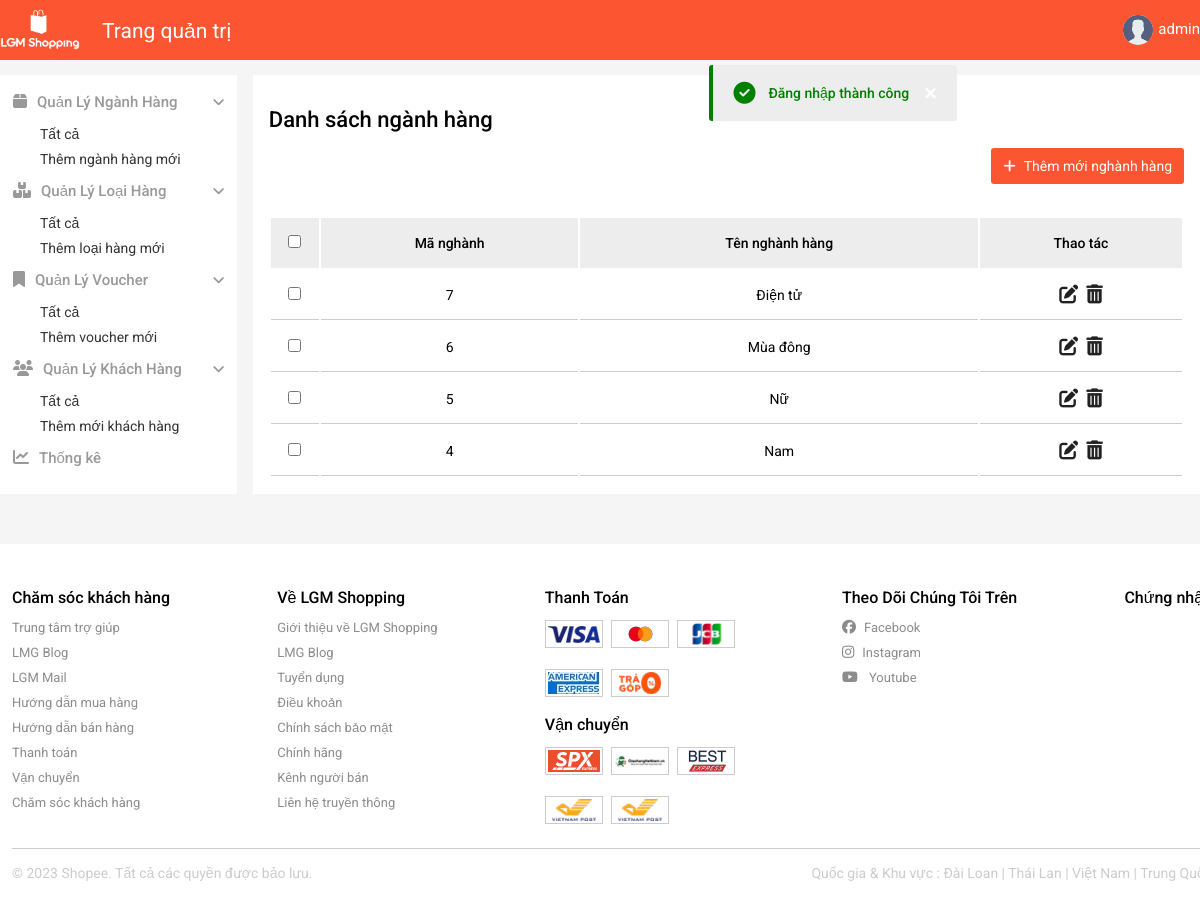
Screenshot of /admin/index.php (signed in) with the database file from the repository.
### tables this page shows
CREATE TABLE `nganh_hang` (
  `ma_nganh` int(10) NOT NULL,
  `ten_nganh` varchar(255) NOT NULL
);

### model/pdo.php (called while the page is built, shortened)
<?php
function pdo_get_connection(){
    $servername = "localhost";
    $username = "root";
    $password = "";
    try {
        $conn = new PDO("mysql:host=$servername;dbname=du_an_1", $username, $password);
        $conn->setAttribute(PDO::ATTR_ERRMODE, PDO::ERRMODE_EXCEPTION);
        return $conn;
    } catch(PDOException $e) {
        echo "Connection failed: " . $e->getMessage();
    }
}
function pdo_query($sql){
    $sql_args=array_slice(func_get_args(),1);
    try{
        $conn=pdo_get_connection();
        $stmt=$conn->prepare($sql);
        $stmt->execute($sql_args);
        $rows=$stmt->fetchAll();
        return $rows;
    }
    catch(PDOException $e){
        throw $e;
    }
    finally{
        unset($conn);
    }
}
?>

### admin/home.php (the view, shortened to what this page needs)
<div class="shop-page-content">
                        <h3 class="tieu-de-trang">Danh sách ngành hàng</h3>
                        <div class="operation-product">
                            <a href="./index.php?act=themmoinganhhang" class="add-product" style="margin-bottom: 32px;">
                                <i class="fa-solid fa-plus"></i>Thêm mới nghành hàng
                            </a>
                        </div>
                        <table class="bang-shop">
                            <tr class="tieude">
                                <th><input type="checkbox"></th>
                                <th>Mã nghành</th>
                                <th>Tên nghành hàng</th>
                                <th>Thao tác</th>
                            </tr>
                            <?php
                            $sql = "SELECT * FROM nganh_hang order by ma_nganh desc";
                            $result = pdo_query($sql);
                            foreach ($result as $row){
                                ?>
                                <tr class="danh-gia">
                                <td><input type="checkbox" name="" id=""></td>
                                <td><?php echo $row['ma_nganh'] ?></td>
                                <td><?php echo $row['ten_nganh'] ?></td>
                                <td><a href="./index.php?act=capnhatnganhhang&id=<?php echo $row['ma_nganh'] ?>" class="cap-nhat"><i class="fa-solid fa-pen-to-square"></i></a><a onclick="return confirm('Bạn có muốn xóa không')" href="index.php?id=<?php echo $row['ma_nganh'] ?>" class="xoa"><i class="fa-solid fa-trash-can"></i></a></td>
                                </tr>
                                <?php
                            }
                            ?>
                        </table>
                    </div>

### assets/css/style.css (style rules this page uses)
* { margin: 0; padding: 0; box-sizing: border-box; }
body { font-family: 'Roboto', sans-serif; }
:root { --orange:#fb5631 ; --white:#ffffff ; --gray:#ccc; --black:#000; --greyish: rgba(237, 237, 237, 1) }

### assets/css/shop.css (style rules this page uses)
.shop-page-content { background-color: var(--white); padding: 16px; }
.shop-page-content .operation-product { display: flex; justify-content: space-between; align-items: center; }
.shop-page-content .add-product { padding: 10px 12px; background-color: var(--orange); color: var(--white); font-size: 14px ; text-decoration: none; border-radius: 3px; }
.shop-page-content .add-product i { margin-right: 8px; }
.bang-shop { width: 100%; text-align: center; }
.bang-shop td { font-size: 13px; border-bottom: 1px solid var(--gray); }
.bang-shop .tieude { height: 50px; background-color: var(--greyish); }
.tieude th { font-size: 14px; font-weight: 500; }
.bang-shop .cap-nhat { margin-right: 8px; }
.bang-shop .danh-gia td { font-size: 14px; border-bottom: 1px solid var(--gray); height: 50px; }
.bang-shop .danh-gia td i { font-size: 19px; color: rgba(0,0,0,.87);; }
.shop-page-content .tieu-de-trang { padding: 16px 0; font-size: 22px; font-weight: 500; }
.shop-page-content .tieude { font-size: 25px; margin: 32px 0; }

### assets/css/admin.css (style rules this page uses)
.shop-page-content .tieude { font-size: 25px; margin: 32px 0; }

### global/message.php (style rules this page uses)
* { margin: 0; padding: 0; }

### rows the page displays
nganh_hang: ma_nganh "7", ten_nganh "Điện tử"
nganh_hang: ma_nganh "6", ten_nganh "Mùa đông"
nganh_hang: ma_nganh "5", ten_nganh "Nữ"
nganh_hang: ma_nganh "4", ten_nganh "Nam"

### other values shown
$_SESSION['khachhang']['tai_khoan'] "admin"
$_COOKIE['massage'] "Đăng nhập thành công"
